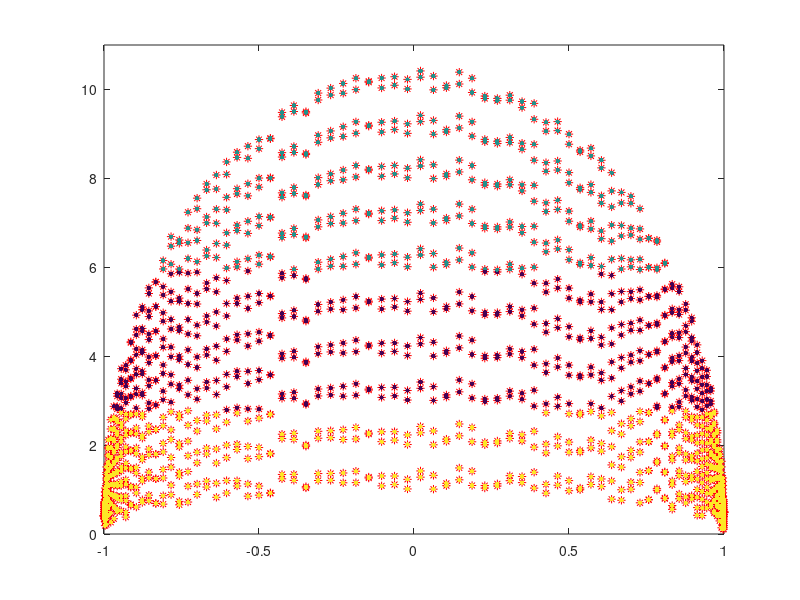

MATLAB code for this plot:
clear all, clc, close all
%This is a change to try Branch "Branchtry" 
N      = 150; %Number of *
Nf= 10; %number of frames
n      = 1:N/2;
tao    = n/N;
v=0.5;
%X=rand(2*length(tao),Nf+1);%Matriz random
Y=rand(2*length(tao),Nf);%Matriz random

x = abs(cos(2*pi*tao))'; 
    x = [x;-x];
    x= double(x);
    size(x);
%X(:,1)= x; %Reemplazar la primera columna de X por x.
rng(1,'twister');
s = rng;

for t = 1:Nf 
    
    yt = abs(t*sin(2*pi*tao))';
    yt = [yt;yt];
    rng(s);
    mu = rand(length(yt),1);
    yt = yt + v*mu;
    Y(:,t) = yt; %La columna t+1 es reemplazado por yt. 
    plot(x,yt,'*r')
    axis([-1 1 0 Nf+Nf/10])
    hold on
    %pause(0.2)
end

x;
Y = double(Y);
xr = repmat(x,1,Nf );
X=[xr(:) Y(:)];
%X=[Y(:) xr(:)];
k=3;

lab= kmeans(X,k);
%Iout = reshape(lab,size(x,1),Nf)';
%Iout

%imagesc(Iout)
%lab;
scatter(X(:,1), X(:,2), 10, lab, 'filled')